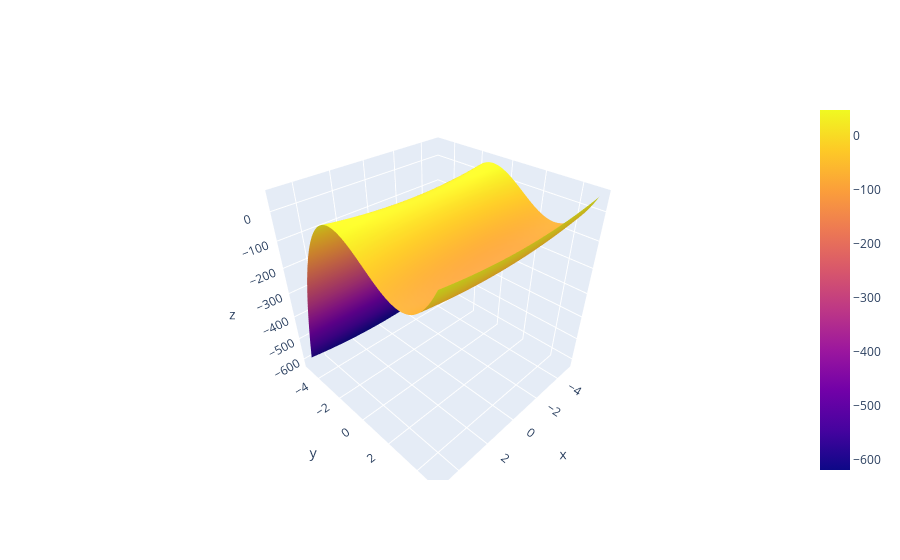

The notebook cell saved with this chart:
### Code cell
import plotly.graph_objects as go

import pandas as pd

fig = go.Figure(data=[
    go.Surface(x=X, y=Y, z=Z)
])

fig.show()
#fig.show(renderer="colab")

### Figure 1 — Plotly figure (JSON) as saved in the notebook; plotly's stock layout.template omitted (floating-point values rounded to 4 significant figures; data arrays with more than 128 entries replaced by an {"elided": "..."} marker saying what was removed)
{"data": [{"type": "surface", "x": {"elided": "100x100 float values"}, "y": {"elided": "100x100 float values"}, "z": {"elided": "100x100 float values"}}], "layout": {}}
